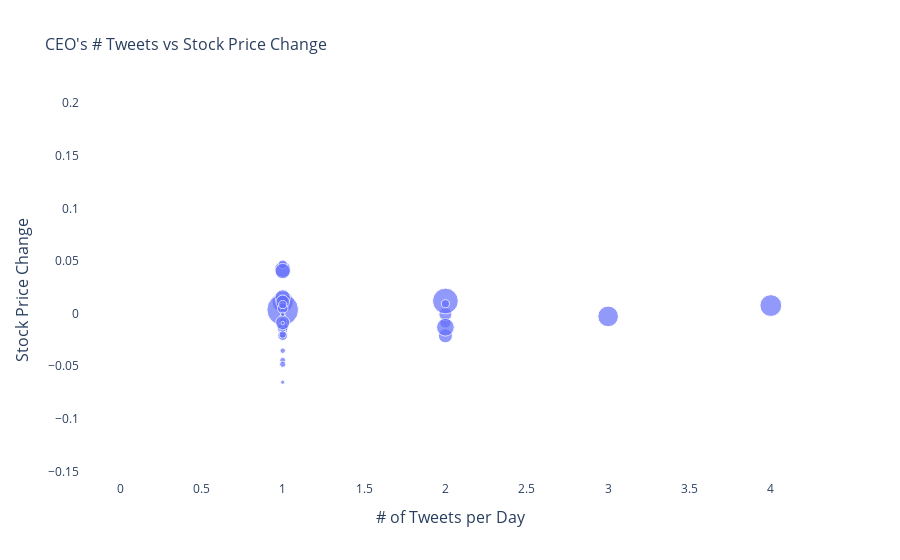

This figure's notebook cell:
### Markdown cell above
## Preliminary Plots

### Code cell
fig = go.Figure()
_ = fig.add_trace(go.Scatter(
    x= df_stock_tweets['Agg_count'],
    y= df_stock_tweets['Return'],
    mode="markers",
    marker={"size": df_stock_tweets['Agg_favorite'], "sizemode": "area",
                                    "sizeref": 2*max(df_stock_tweets['Agg_favorite']/1000)},
    hovertemplate= "Number of Tweets per Day: %{x:.1f}<br>" +
    "Stock Price Change: %{y:.1f}<br>" +
    "Number of Likes: %{marker.size:,}" +
    "<extra></extra>"
))
fig.update_layout(
    plot_bgcolor="white",
    yaxis={"title": {"text": "Stock Price Change", "font": {"size": 16}}},
    xaxis={"title": {"text": "# of Tweets per Day", "font": {"size": 16}}},
    # hovermode="x",
    title={'text': "CEO's # Tweets vs Stock Price Change", "font": {"size": 16}}
)
fig.show()

### Figure 1 — Plotly figure (JSON) as saved in the notebook; plotly's stock layout.template omitted (floating-point values rounded to 4 significant figures; data arrays with more than 128 entries replaced by an {"elided": "..."} marker saying what was removed)
{"data": [{"hovertemplate": "Number of Tweets per Day: %{x:.1f}<br>Stock Price Change: %{y:.1f}<br>Number of Likes: %{marker.size:,}<extra></extra>", "marker": {"size": {"elided": "930 int values"}, "sizemode": "area", "sizeref": 2.9}, "mode": "markers", "type": "scatter", "x": {"elided": "930 int values"}, "y": {"elided": "930 float values"}}], "layout": {"autosize": true, "plot_bgcolor": "white", "title": {"font": {"size": 16}, "text": "CEO's # Tweets vs Stock Price Change"}, "xaxis": {"autorange": true, "range": [-0.2436, 4.295], "title": {"font": {"size": 16}, "text": "# of Tweets per Day"}, "type": "linear"}, "yaxis": {"autorange": true, "range": [-0.1617, 0.2065], "title": {"font": {"size": 16}, "text": "Stock Price Change"}, "type": "linear"}}}
